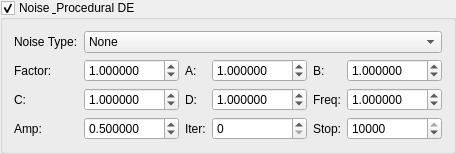
       <widget class="MyGroupBox" name="groupCheck_mutation_noise_enabled">
        <property name="title">
         <string>Noise &amp; Procedural DE</string>
        </property>
        <property name="checkable">
         <bool>true</bool>
        </property>
        <property name="checked">
         <bool>true</bool>
        </property>
        <layout class="QGridLayout" name="gridLayout_mutation_noise">
         <item row="0" column="0">
          <widget class="QLabel" name="label_noise_type">
           <property name="text">
            <string>Noise Type:</string>
           </property>
          </widget>
         </item>
         <item row="0" column="1" colspan="6">
          <widget class="QComboBox" name="comboBox_mutation_noise_type">
           <item>
            <property name="text">
             <string>None</string>
            </property>
           </item>
           <item>
            <property name="text">
             <string>Hash Noise 3D</string>
            </property>
           </item>
           <item>
            <property name="text">
             <string>Hash Noise Avg</string>
            </property>
           </item>
           <item>
            <property name="text">
             <string>Sine Noise</string>
            </property>
           </item>
           <item>
            <property name="text">
             <string>Lattice Noise</string>
            </property>
           </item>
           <item>
            <property name="text">
             <string>Gradient Noise</string>
            </property>
           </item>
           <item>
            <property name="text">
             <string>Value Noise</string>
            </property>
           </item>
           <item>
            <property name="text">
             <string>Perlin 3D</string>
            </property>
           </item>
           <item>
            <property name="text">
             <string>Simplex 3D</string>
            </property>
           </item>
           <item>
            <property name="text">
             <string>Worley (Cell)</string>
            </property>
           </item>
           <item>
            <property name="text">
             <string>Voronoi</string>
            </property>
           </item>
           <item>
            <property name="text">
             <string>FBM (4-octave)</string>
            </property>
           </item>
           <item>
            <property name="text">
             <string>Turbulence</string>
            </property>
           </item>
           <item>
            <property name="text">
             <string>Ridged Multi</string>
            </property>
           </item>
           <item>
            <property name="text">
             <string>Billowed</string>
            </property>
           </item>
           <item>
            <property name="text">
             <string>Marble</string>
            </property>
           </item>
           <item>
            <property name="text">
             <string>Wood Grain</string>
            </property>
           </item>
           <item>
            <property name="text">
             <string>Caustics</string>
            </property>
           </item>
           <item>
            <property name="text">
             <string>Erosion</string>
            </property>
           </item>
           <item>
            <property name="text">
             <string>River Network</string>
            </property>
           </item>
           <item>
            <property name="text">
             <string>Cloud</string>
            </property>
           </item>
           <item>
            <property name="text">
             <string>Lava</string>
            </property>
           </item>
           <item>
            <property name="text">
             <string>Crystal</string>
            </property>
           </item>
           <item>
            <property name="text">
             <string>Foam</string>
            </property>
           </item>
           <item>
            <property name="text">
             <string>Bark</string>
            </property>
           </item>
           <item>
            <property name="text">
             <string>Scales</string>
            </property>
           </item>
           <item>
            <property name="text">
             <string>Weave</string>
            </property>
           </item>
           <item>
            <property name="text">
             <string>Spots</string>
            </property>
           </item>
           <item>
            <property name="text">
             <string>Speckle</string>
            </property>
           </item>
           <item>
            <property name="text">
             <string>Dunes</string>
            </property>
           </item>
           <item>
            <property name="text">
             <string>Crackle</string>
            </property>
           </item>
          </widget>
         </item>
         <item row="1" column="0">
          <widget class="QLabel" name="label_noise_factor">
           <property name="text">
            <string>Factor:</string>
           </property>
          </widget>
         </item>
         <item row="1" column="1">
          <widget class="MyDoubleSpinBox" name="spinbox_mutation_noise_factor">
           <property name="minimum">
            <double>-100.0</double>
           </property>
           <property name="maximum">
            <double>100.0</double>
           </property>
           <property name="singleStep">
            <double>0.1</double>
           </property>
           <property name="value">
            <double>1.0</double>
           </property>
           <property name="decimals">
            <number>6</number>
           </property>
          </widget>
         </item>
         <item row="1" column="2">
          <widget class="QLabel" name="label_noise_param_a">
           <property name="text">
            <string>A:</string>
           </property>
          </widget>
         </item>
         <item row="1" column="3">
          <widget class="MyDoubleSpinBox" name="spinbox_mutation_noise_param_a">
           <property name="minimum">
            <double>-100.0</double>
           </property>
           <property name="maximum">
            <double>100.0</double>
           </property>
           <property name="singleStep">
            <double>0.1</double>
           </property>
           <property name="value">
            <double>1.0</double>
           </property>
           <property name="decimals">
            <number>6</number>
           </property>
          </widget>
         </item>
         <item row="1" column="4">
          <widget class="QLabel" name="label_noise_param_b">
           <property name="text">
            <string>B:</string>
           </property>
          </widget>
         </item>
         <item row="1" column="5" colspan="2">
          <widget class="MyDoubleSpinBox" name="spinbox_mutation_noise_param_b">
           <property name="minimum">
            <double>-100.0</double>
           </property>
           <property name="maximum">
            <double>100.0</double>
           </property>
           <property name="singleStep">
            <double>0.1</double>
           </property>
           <property name="value">
            <double>1.0</double>
           </property>
           <property name="decimals">
            <number>6</number>
           </property>
          </widget>
         </item>
         <item row="2" column="0">
          <widget class="QLabel" name="label_noise_param_c">
           <property name="text">
            <string>C:</string>
           </property>
          </widget>
         </item>
         <item row="2" column="1">
          <widget class="MyDoubleSpinBox" name="spinbox_mutation_noise_param_c">
           <property name="minimum">
            <double>-100.0</double>
           </property>
           <property name="maximum">
            <double>100.0</double>
           </property>
           <property name="singleStep">
            <double>0.1</double>
           </property>
           <property name="value">
            <double>1.0</double>
           </property>
           <property name="decimals">
            <number>6</number>
           </property>
          </widget>
         </item>
         <item row="2" column="2">
          <widget class="QLabel" name="label_noise_param_d">
           <property name="text">
            <string>D:</string>
           </property>
          </widget>
         </item>
         <item row="2" column="3">
          <widget class="MyDoubleSpinBox" name="spinbox_mutation_noise_param_d">
           <property name="minimum">
            <double>-100.0</double>
           </property>
           <property name="maximum">
            <double>100.0</double>
           </property>
           <property name="singleStep">
            <double>0.1</double>
           </property>
           <property name="value">
            <double>1.0</double>
           </property>
           <property name="decimals">
            <number>6</number>
           </property>
          </widget>
         </item>
         <item row="2" column="4">
          <widget class="QLabel" name="label_julia_noise_freq">
           <property name="text">
            <string>Freq:</string>
           </property>
          </widget>
         </item>
         <item row="2" column="5" colspan="2">
          <widget class="MyDoubleSpinBox" name="spinbox_mutation_noise_freq">
           <property name="minimum">
            <double>0.001</double>
           </property>
           <property name="maximum">
            <double>100.0</double>
           </property>
           <property name="singleStep">
            <double>0.1</double>
           </property>
           <property name="value">
            <double>1.0</double>
           </property>
           <property name="decimals">
            <number>6</number>
           </property>
          </widget>
         </item>
         <item row="3" column="0">
          <widget class="QLabel" name="label_julia_noise_amp">
           <property name="text">
            <string>Amp:</string>
           </property>
          </widget>
         </item>
         <item row="3" column="1">
          <widget class="MyDoubleSpinBox" name="spinbox_mutation_noise_amp">
           <property name="minimum">
            <double>-10.0</double>
           </property>
           <property name="maximum">
            <double>10.0</double>
           </property>
           <property name="singleStep">
            <double>0.01</double>
           </property>
           <property name="value">
            <double>0.5</double>
           </property>
           <property name="decimals">
            <number>6</number>
           </property>
          </widget>
         </item>
         <item row="3" column="2">
          <widget class="QLabel" name="label_noise_iter">
           <property name="text">
            <string>Iter:</string>
           </property>
          </widget>
         </item>
         <item row="3" column="3">
          <widget class="MySpinBox" name="spinboxInt_mutation_noise_iter_start">
           <property name="minimum">
            <number>0</number>
           </property>
           <property name="maximum">
            <number>10000</number>
           </property>
           <property name="value">
            <number>0</number>
           </property>
          </widget>
         </item>
         <item row="3" column="4">
          <widget class="QLabel" name="label_noise_iter_stop">
           <property name="text">
            <string>Stop:</string>
           </property>
          </widget>
         </item>
         <item row="3" column="5" colspan="2">
          <widget class="MySpinBox" name="spinboxInt_mutation_noise_iter_stop">
           <property name="minimum">
            <number>0</number>
           </property>
           <property name="maximum">
            <number>10000</number>
           </property>
           <property name="value">
            <number>10000</number>
           </property>
          </widget>
         </item>
        </layout>
       </widget>
